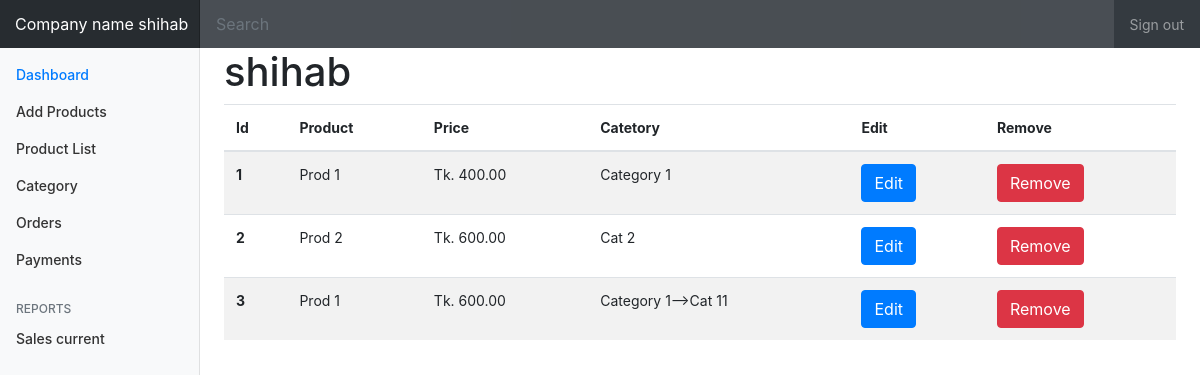
The page /store/product/list (signed in) on the database as committed earlier.
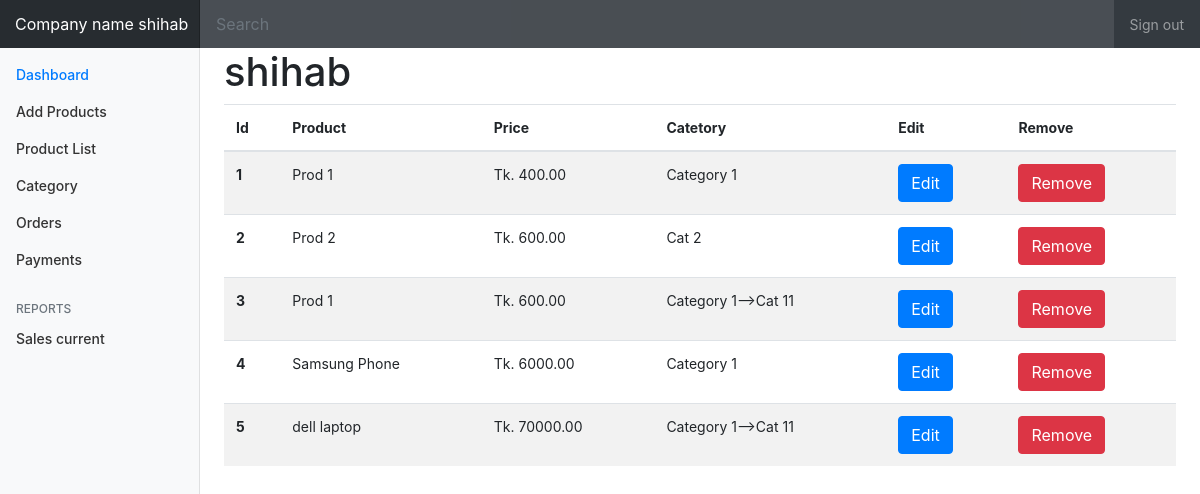
The same page on the database as committed later.
### store/models.py (models this page shows, shortened)
class Product(models.Model):
    name = models.CharField(max_length=50)
    category = models.ForeignKey(Category, on_delete=models.CASCADE,  null=True)
    price = models.DecimalField(max_digits=10, decimal_places=2, blank= True)
    description = models.CharField(max_length=300)
    publish_date = models.DateField()
    image = models.ImageField(upload_to='store/product_images', default="")
    seller = models.ForeignKey(User, on_delete=models.CASCADE)
    likes = models.ManyToManyField(settings.AUTH_USER_MODEL, related_name="likes", blank=True)

class Category(models.Model):
    parent = models.ForeignKey('self', blank=True, null=True, related_name='children', on_delete=models.CASCADE)
    category_title = models.CharField(max_length=50, default="")
    category_description = models.CharField(max_length=200, default="")
    slug = models.SlugField(unique=True, blank=True, null=True)
    seller = models.ForeignKey(User, on_delete=models.CASCADE)
    publish_date = models.DateField()
    status = models.BooleanField()
    def __str__(self):
        full_path = [self.category_title]
        k = self.parent
        if k is not None:
            full_path.append(k.category_title)
            k = k.parent
        return '-->'.join(full_path[::-1])

### store/views.py (the view)
# urls.py: path('product/list', views.sellerProductListView, name='product_list'),
@login_required
@seller_required
def sellerProductListView(request):
    product = Product.objects.filter(seller=request.user)
    context = {
                'product': product,
                'accounts': request.user}
    return render(request, 'dashboard/product_list.html', context)

### store/templates/dashboard/product_list.html
{% extends 'dashboard/dashboard.html' %}
{% load crispy_forms_tags %}
{% block main %}
    <h1> {{accounts.username}}</h1>
    <table class="table table-striped">
      <thead>
        <tr>
            <th scope="col">Id</th>
            <th scope="col">Product</th>
            <th scope="col">Price</th>
            <th scope="col">Catetory</th>
            <th scope="col">Edit</th>
            <th scope="col">Remove</th>
        </tr>
      </thead>
      <tbody>
        {% if product.count > 0 %}
            {% for pr in product %}
                <tr>
                    <th scope="row">{{ pr.id}}</th>
                    <td>{{ pr.name}}</td>
                    <td>Tk. {{pr.price}}</td>
                    <td>{{pr.category}}</td>
                    <td>
                        <a href="{% url 'update-product'  pr.id %}">
                            <button type="button" class="btn btn-primary">Edit </button>
                        </a>
                    </td>
                    <td>
                        <a href="{% url 'delete-product' pr.id %}">
                            <button type="button" class="btn btn-danger">Remove </button>
                        </a>
                    </td>
                </tr>
            {% endfor %}
        {% endif %}
      </tbody>
    </table>
{% endblock %}

Rows that differ between the two databases and show on the page:
added Product: id "4", name "Samsung Phone", price "6000.00", category "Category 1"
added Product: id "5", name "dell laptop", price "70000.00", category "Category 1-->Cat 11"
